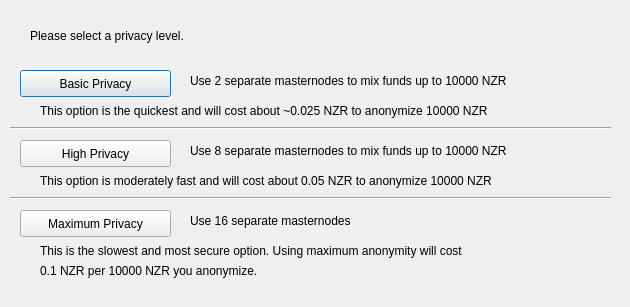
<?xml version="1.0" encoding="UTF-8"?>
<ui version="4.0">
 <class>ObfuscationConfig</class>
 <widget class="QDialog" name="ObfuscationConfig">
  <property name="geometry">
   <rect>
    <x>0</x>
    <y>0</y>
    <width>630</width>
    <height>307</height>
   </rect>
  </property>
  <property name="windowTitle">
   <string>Configure Obfuscation</string>
  </property>
  <widget class="QPushButton" name="buttonBasic">
   <property name="geometry">
    <rect>
     <x>20</x>
     <y>70</y>
     <width>151</width>
     <height>27</height>
    </rect>
   </property>
   <property name="text">
    <string>Basic Privacy</string>
   </property>
  </widget>
  <widget class="QPushButton" name="buttonHigh">
   <property name="geometry">
    <rect>
     <x>20</x>
     <y>140</y>
     <width>151</width>
     <height>27</height>
    </rect>
   </property>
   <property name="text">
    <string>High Privacy</string>
   </property>
  </widget>
  <widget class="QPushButton" name="buttonMax">
   <property name="geometry">
    <rect>
     <x>20</x>
     <y>210</y>
     <width>151</width>
     <height>27</height>
    </rect>
   </property>
   <property name="text">
    <string>Maximum Privacy</string>
   </property>
  </widget>
  <widget class="QLabel" name="label">
   <property name="geometry">
    <rect>
     <x>30</x>
     <y>20</y>
     <width>571</width>
     <height>31</height>
    </rect>
   </property>
   <property name="text">
    <string>Please select a privacy level.</string>
   </property>
  </widget>
  <widget class="QLabel" name="label_2">
   <property name="geometry">
    <rect>
     <x>190</x>
     <y>70</y>
     <width>421</width>
     <height>21</height>
    </rect>
   </property>
   <property name="text">
    <string>Use 2 separate masternodes to mix funds up to 10000 NZR</string>
   </property>
  </widget>
  <widget class="QLabel" name="label_3">
   <property name="geometry">
    <rect>
     <x>190</x>
     <y>140</y>
     <width>411</width>
     <height>21</height>
    </rect>
   </property>
   <property name="text">
    <string>Use 8 separate masternodes to mix funds up to 10000 NZR</string>
   </property>
  </widget>
  <widget class="QLabel" name="label_4">
   <property name="geometry">
    <rect>
     <x>190</x>
     <y>210</y>
     <width>421</width>
     <height>21</height>
    </rect>
   </property>
   <property name="text">
    <string>Use 16 separate masternodes</string>
   </property>
  </widget>
  <widget class="QLabel" name="label_6">
   <property name="geometry">
    <rect>
     <x>40</x>
     <y>100</y>
     <width>561</width>
     <height>21</height>
    </rect>
   </property>
   <property name="text">
    <string>This option is the quickest and will cost about ~0.025 NZR to anonymize 10000 NZR</string>
   </property>
  </widget>
  <widget class="QLabel" name="label_7">
   <property name="geometry">
    <rect>
     <x>40</x>
     <y>170</y>
     <width>561</width>
     <height>21</height>
    </rect>
   </property>
   <property name="text">
    <string>This option is moderately fast and will cost about 0.05 NZR to anonymize 10000 NZR</string>
   </property>
  </widget>
  <widget class="QLabel" name="label_8">
   <property name="geometry">
    <rect>
     <x>40</x>
     <y>240</y>
     <width>561</width>
     <height>21</height>
    </rect>
   </property>
   <property name="text">
    <string>This is the slowest and most secure option. Using maximum anonymity will cost</string>
   </property>
  </widget>
  <widget class="QLabel" name="label_9">
   <property name="geometry">
    <rect>
     <x>40</x>
     <y>260</y>
     <width>561</width>
     <height>21</height>
    </rect>
   </property>
   <property name="text">
    <string>0.1 NZR per 10000 NZR you anonymize.</string>
   </property>
  </widget>
  <widget class="Line" name="line">
   <property name="geometry">
    <rect>
     <x>10</x>
     <y>120</y>
     <width>601</width>
     <height>16</height>
    </rect>
   </property>
   <property name="orientation">
    <enum>Qt::Horizontal</enum>
   </property>
  </widget>
  <widget class="Line" name="line_2">
   <property name="geometry">
    <rect>
     <x>10</x>
     <y>190</y>
     <width>601</width>
     <height>16</height>
    </rect>
   </property>
   <property name="orientation">
    <enum>Qt::Horizontal</enum>
   </property>
  </widget>
 </widget>
 <resources/>
 <connections/>
</ui>
